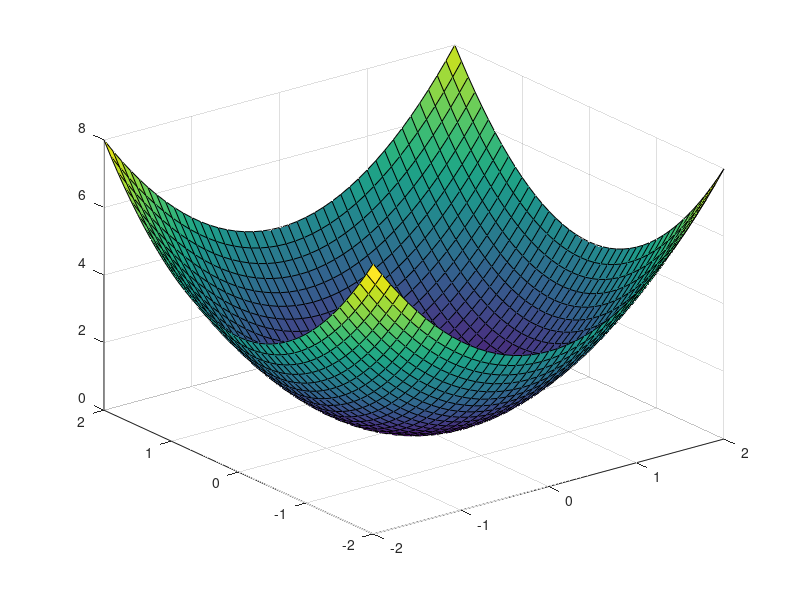

The MATLAB script that drew this image:
function [ ] = dalsi( )
%UNTITLED6 Summary of this function goes here
%   Detailed explanation goes here

meshgrid(1:0.5:4, 1:0.2:2)

figure(2);
t = 1:0.1:10;
[x, y] = meshgrid(-2:0.1:2);

z = x.^2 + y.^2;

surf(x, y, z);
end

    